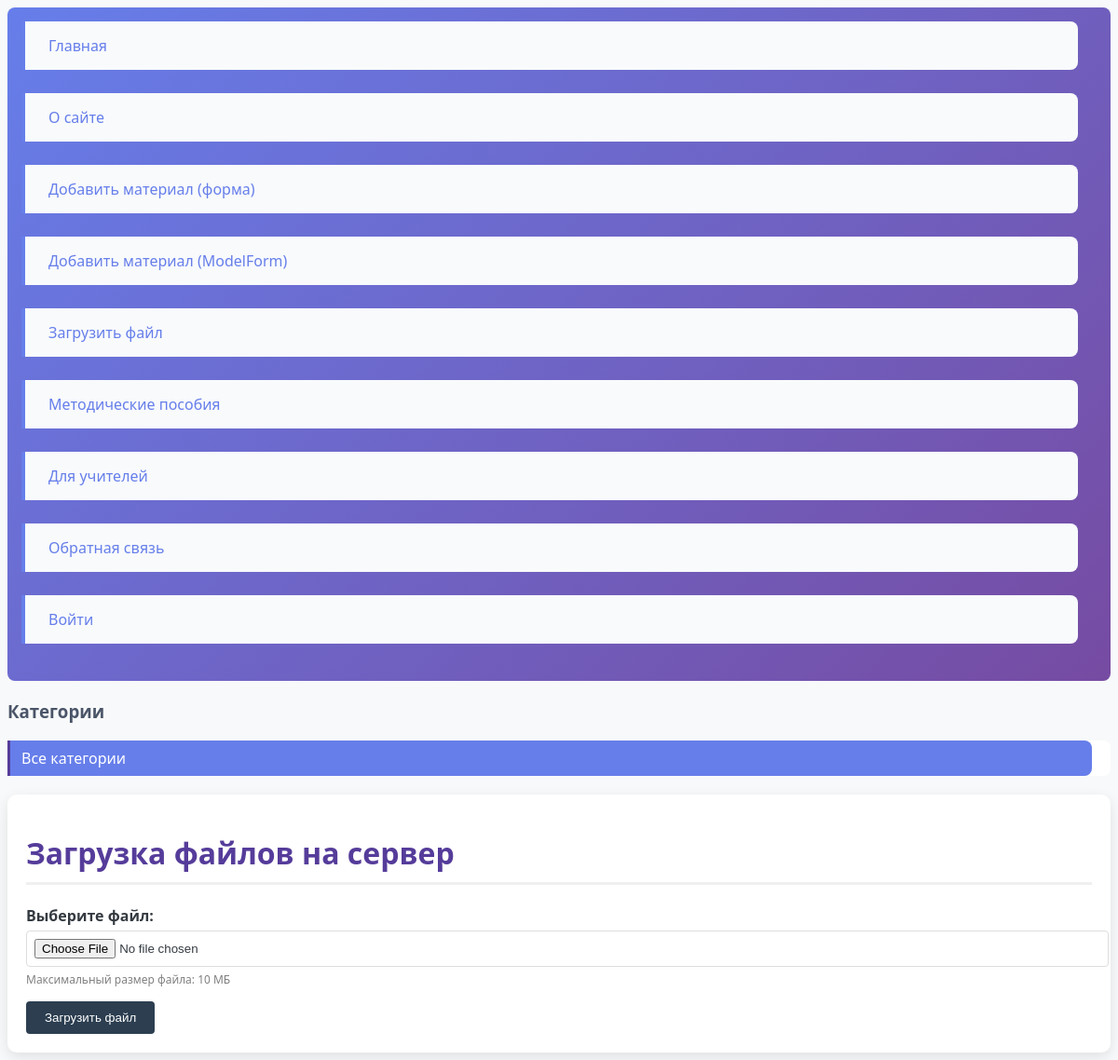
Page /upload/ on the earlier database version.
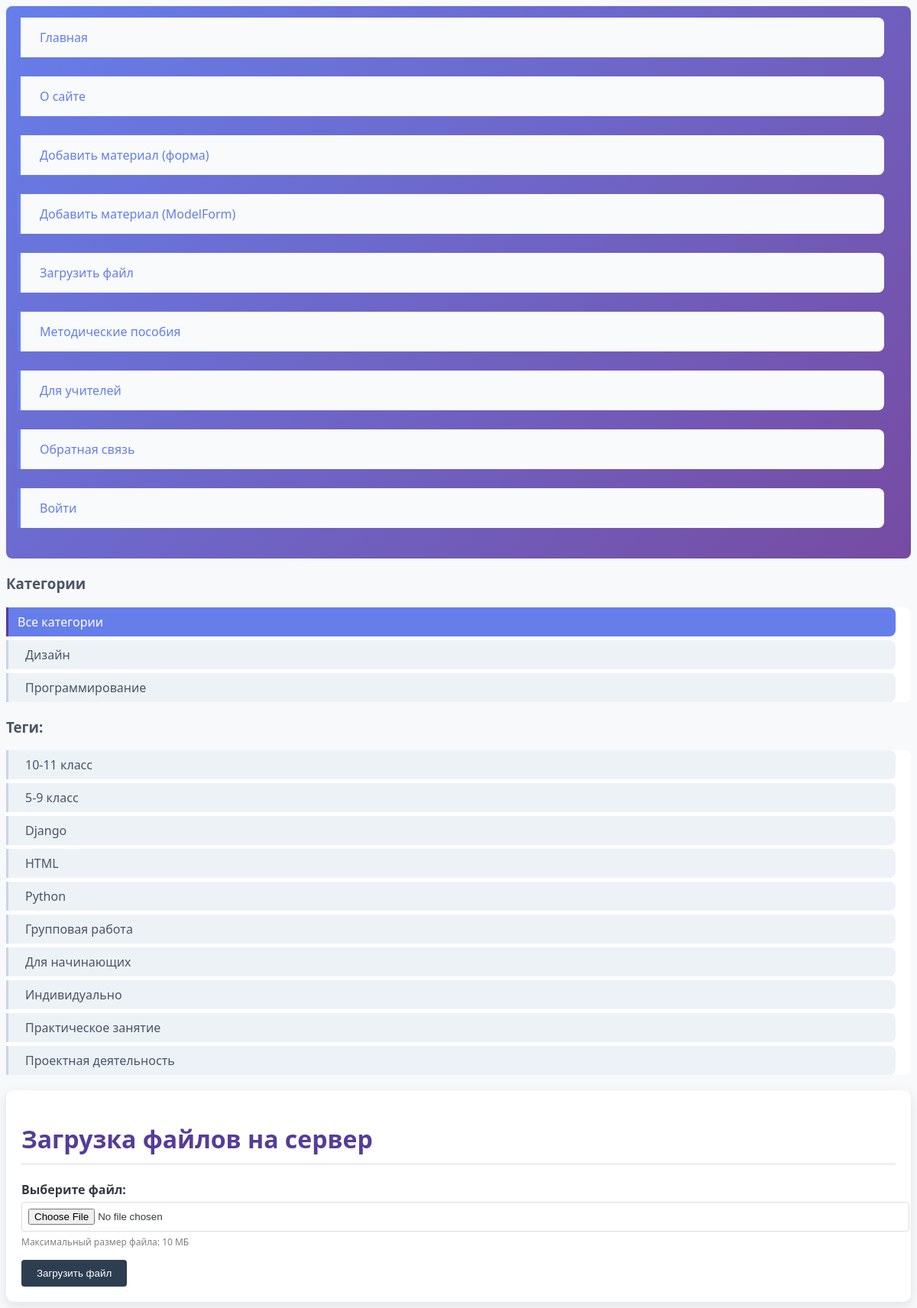
Same page on the later database version.
### sites/models.py (models this page shows, shortened)
class Category(models.Model):
    name = models.CharField(max_length=100, db_index=True, verbose_name="Название категории")
    slug = models.SlugField(max_length=255, unique=True, db_index=True, verbose_name="URL")
    class Meta:
        verbose_name = "Категория"
        verbose_name_plural = "Категории"

class TagPost(models.Model):
    tag = models.CharField(max_length=100, db_index=True, verbose_name="Тег")
    slug = models.SlugField(max_length=255, unique=True, db_index=True, verbose_name="URL")
    class Meta:
        verbose_name = "Тег"
        verbose_name_plural = "Теги"

### sites/views.py (the view)
# urls.py: path('upload/', views.upload_file, name='upload_file'),
def upload_file(request):
    uploaded_filename = None
    error_message = None
    if request.method == 'POST':
        form = UploadFileForm(request.POST, request.FILES)
        if form.is_valid():
            uploaded_file = form.cleaned_data['file']
            filename = handle_uploaded_file(uploaded_file)
            uploaded_filename = filename
            print(f"Файл сохранён: {filename}")
        else:
            error_message = "Ошибка валидации формы. Пожалуйста, выберите файл."
    else:
        form = UploadFileForm()
    return render(request, 'sites/upload_file.html', {
        'form': form,
        'title': 'Загрузка файлов на сервер',
        'menu': menu,
        'uploaded_filename': uploaded_filename,
        'error_message': error_message
    })

### sites/forms.py
class UploadFileForm(forms.Form):
    file = forms.FileField(
        label="Выберите файл",
        widget=forms.FileInput(attrs={'class': 'form-input'}),
        help_text="Максимальный размер файла: 10 МБ"
    )

### sites/templatetags/sites_tags.py (called while the page is built)
@register.inclusion_tag('sites/list_categories.html')
def show_categories(cat_selected=0):
    cats = Category.objects.annotate(total=Count('materials')).filter(
        total__gt=0,
        materials__is_published=1
    ).distinct()
    return {'cats': cats, 'cat_selected': cat_selected}

@register.inclusion_tag('sites/list_tags.html')
def show_tags():
    tags = TagPost.objects.annotate(total=Count('materials')).filter(
        total__gt=0,
        materials__is_published=1
    ).distinct()
    return {'tags': tags}

### sites/templates/sites/upload_file.html (shortened to what this page needs)
{% extends 'base.html' %}
{% block content %}
    <h1>{{ title }}</h1>
    <form action="" method="post" enctype="multipart/form-data">
        <div class="form-field">
            <label class="form-label" for="{{ form.file.id_for_label }}">
                {{ form.file.label }}:
            </label>
            {{ form.file }}
            {% if form.file.help_text %}
                <div class="form-help">
                    {{ form.file.help_text }}
                </div>
            {% endif %}
        </div>
        <button type="submit">Загрузить файл</button>
    </form>
{% endblock %}

### sites/templates/base.html (shortened to what this page needs)
<!DOCTYPE html>
{% load static %}
{% load sites_tags %}
<html>
<head>
    <link type="text/css" href="{% static 'sites/css/styles.css' %}" rel="stylesheet" />
</head>
<body>
    <ul>
        {% for item in menu %}
        <li>
            <a href="{% url item.url_name %}">{{ item.title }}</a>
        </li>
        {% endfor %}
    </ul>
    <h3>Категории</h3>
    <ul>
        {% if cat_selected == 0 or cat_selected is None %}
            <li class="selected">Все категории</li>
        {% else %}
            <li><a href="{% url 'home' %}">Все категории</a></li>
        {% endif %}
        {% show_categories cat_selected %}
    </ul>
    {% show_tags %}
    <div class="content">
        {% block content %}
        {% endblock %}
    </div>
</body>
</html>

### sites/templates/sites/list_categories.html
{% for cat in cats %}
    {% if cat.id == cat_selected %}
        <li class="selected">{{ cat.name }}</li>
    {% else %}
        <li><a href="{% url 'category' cat.slug %}">{{ cat.name }}</a></li>
    {% endif %}
{% endfor %}

### sites/templates/sites/list_tags.html
{% if tags %}
    <h3>Теги:</h3>
    <ul class="tags-list">
        {% for t in tags %}
            <li><a href="{% url 'tag' t.slug %}">{{ t.tag }}</a></li>
        {% endfor %}
    </ul>
{% endif %}

### static/sites/css/styles.css (style rules this page uses)
body { font-family: 'Segoe UI', Tahoma, Geneva, Verdana, sans-serif; background-color: #f8f9fa; color: #343a40; }
ul { background: linear-gradient(135deg, #667eea 0%, #764ba2 100%); padding: 15px; border-radius: 8px; margin: 0 0 20px 0; }
li { display: inline; margin-right: 20px; }
li a { color: white; text-decoration: none; font-weight: 500; padding: 5px 10px; transition: all 0.3s; }
.content { max-width: 1200px; margin: 0 auto; padding: 20px; background-color: white; border-radius: 10px; box-shadow: 0 5px 15px rgba(0,0,0,0.1); }
h1 { color: #553c9a; border-bottom: 3px solid #f0f0f0; padding-bottom: 10px; }
h3 { color: #4a5568; margin-top: 20px; }
ul li { display: block; margin-bottom: 25px; padding: 15px; background-color: #f8fafc; border-left: 4px solid #667eea; border-radius: 0 8px 8px 0; }
ul li a { color: #667eea; font-weight: 500; text-decoration: none; }
h3 + ul { background: white; padding: 0; margin: 10px 0 20px 0; }
h3 + ul li { display: block; margin-bottom: 5px; padding: 8px 12px; background-color: #edf2f7; border-left: 3px solid #cbd5e0; }
h3 + ul li.selected { background-color: #667eea; color: white; border-left: 3px solid #553c9a; }
h3 + ul li a { color: #4a5568; }

### sites/templates/sites/upload_file.html (style rules this page uses)
.form-field { margin-bottom: 15px; }
.form-label { display: block; font-weight: bold; margin-bottom: 5px; }
.form-input { width: 100%; padding: 8px; border: 1px solid #ddd; border-radius: 4px; }
.form-help { color: gray; font-size: 12px; margin-top: 5px; }
button { background: #2c3e50; color: white; padding: 10px 20px; border: none; border-radius: 4px; cursor: pointer; }

Differences in the rows shown:
added Category: name "Дизайн"
added Category: name "Программирование"
added TagPost: tag "10-11 класс"
added TagPost: tag "5-9 класс"
added TagPost: tag "Django"
added TagPost: tag "HTML"
added TagPost: tag "Python"
added TagPost: tag "Групповая работа"
added TagPost: tag "Для начинающих"
added TagPost: tag "Индивидуально"
added TagPost: tag "Практическое занятие"
added TagPost: tag "Проектная деятельность"
Other differences:
text now shown: "Теги:"
